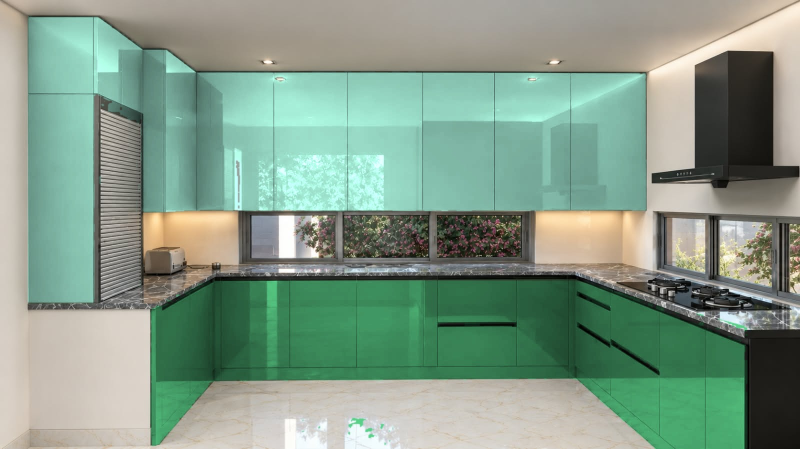
#> input picture 2-Designs/Kitchen/Kitchen - Advance 626 Dream Green + 676 Aqua Green - view 1.jpg, 1600 x 898 px (shown at 1/2 size); its folder holds 2 pictures in this run
$ python make_picture_pdf.py
#> lines starting #> are read from the running program, lines starting #| are printed output that depends on the picture
### 2-Designs/Owner Drawings/render_5door.py
"""Picture only: each bedroom wardrobe with 5 doors (+5 loft doors) in the same colours / L-U pattern."""
import os
import matplotlib; matplotlib.use("Agg")
import matplotlib.pyplot as plt
from matplotlib.patches import Rectangle

HERE = os.path.dirname(os.path.abspath(__file__))
HEX = {"27173": "#77a99b", "21125": "#9b6638", "27292": "#d9cdd2", "27262": "#075f7f",
       "21433": "#035f33", "21457": "#f7cd0b", "21462": "#a994c7", "21452": "#5c2568"}
# room: (title, box width, total height, main, accent, accent doors (1-based), drawer doors (under these), door above drawers accent?)
ROOMS = [
    ("GF BEDROOM", 2526, 2857, "27173 LV Seaglass", "21125 Sunburn", [2, 4], [3], False),
    ("1ST FLOOR M.BEDROOM", 2349, 2905, "27292 LV Mink", "27262 LV Peacock", [2, 5], [3], False),
    ("1ST FLOOR BEDROOM 2", 2319, 2895, "21433 SF Neo Banana Leaf", "21457 SF Aspen Gold", [2, 4], [4, 5], True),
    ("2ND FLOOR BEDROOM", 2349, 2825, "21462 SF Lavendura", "21452 SF Prism Violet", [2, 4], [4, 5], True),
]
BASE, BOX, DRAWER = 80, 2000, 400
GLASS_DOOR = 3          # owner: centre door = glass (aluminium frame)


def glass(ax, x, y, w, h, lam):
    """laminate door (colour = lam) with a glass panel inset; laminate border shows all round"""
    f = 90
    ax.add_patch(Rectangle((x, y), w, h, fc=lam, ec="#111", lw=.6))                    # laminate door
    ax.add_patch(Rectangle((x + f, y + f), w - 2 * f, h - 2 * f, fc="#b9d0d6", ec="#555", lw=.8))   # glass
    for k, a in ((0.15, .55), (0.35, .35)):
        ax.plot([x + f + (w - 2 * f) * k, x + f + (w - 2 * f) * (k + 0.3)], [y + f + 40, y + h - f - 40], color="white", lw=5 * a, alpha=.6)
    ax.text(x + w / 2, y + h / 2, "glass", ha="center", va="center", fontsize=6.5, color="#333")


def ink(h):
    r, g, b = (int(h[i:i + 2], 16) for i in (1, 3, 5))
    return "#111" if 0.299 * r + 0.587 * g + 0.114 * b > 140 else "#fff"


def draw(ax, title, W, H, main, acc, acc_doors, drw, above_acc):
    cm, ca = HEX[main.split()[0]], HEX[acc.split()[0]]
    ax.add_patch(Rectangle((-30, -20), W + 60, H + 40, fc="#2b2b2b"))
    n = 5; gap = 2; dw = (W - gap * (n + 1)) / n
    xs = [gap + k * (dw + gap) for k in range(n)]
    ax.add_patch(Rectangle((0, 0), W, BASE - 1, fc=cm, ec="#111", lw=.6))                 # skirting
    for i, x in enumerate(xs, 1):
        a = i in acc_doors
        if i in drw:
            continue
        c = ca if a else cm
        if i == GLASS_DOOR:
            glass(ax, x, BASE + 1, dw, BOX - BASE - 2, c); continue
        ax.add_patch(Rectangle((x, BASE + 1), dw, BOX - BASE - 2, fc=c, ec="#111", lw=.6))
        ax.text(x + dw / 2, BASE + (BOX - BASE) / 2, f"{(acc if a else main).split(' (')[0].replace(' LV ', chr(10) + 'LV ').replace(' SF ', chr(10) + 'SF ')}\n{dw:.0f} wide", ha="center", va="center", fontsize=6.5, color=ink(c))
    # drawer block + door(s) above
    xa, xb = xs[drw[0] - 1], xs[drw[-1] - 1] + dw
    for k in range(2):
        ax.add_patch(Rectangle((xa, BASE + 1 + k * DRAWER / 2), xb - xa, DRAWER / 2 - 2, fc=ca, ec="#111", lw=.6))
    ax.text((xa + xb) / 2, BASE + DRAWER / 2, "2 drawers", ha="center", va="center", fontsize=7, color=ink(ca))
    for j, i in enumerate(drw):
        x = xs[i - 1]
        a = (i in acc_doors) if not above_acc else (j == 0)
        c = ca if a else cm
        if i == GLASS_DOOR:
            glass(ax, x, BASE + DRAWER + 1, dw, BOX - BASE - DRAWER - 2, c); continue
        ax.add_patch(Rectangle((x, BASE + DRAWER + 1), dw, BOX - BASE - DRAWER - 2, fc=c, ec="#111", lw=.6))
    for i, x in enumerate(xs, 1):                                                         # loft doors
        c = ca if (title.startswith("GF") and i in acc_doors) else cm
        ax.add_patch(Rectangle((x, BOX + 1), dw, H - BOX - 2, fc=c, ec="#111", lw=.6))
    ax.text(W / 2, -230, title, ha="center", fontsize=12, weight="bold")
    ax.text(W / 2, -380, f"5 doors (centre door with glass panel) + 5 loft doors  ·  door {dw:.0f} wide  ·  {main} + {acc}", ha="center", fontsize=8)
    ax.set_xlim(-150, W + 150); ax.set_ylim(-450, H + 120); ax.set_aspect("equal"); ax.axis("off")


fig, axs = plt.subplots(1, 4, figsize=(26, 9.5))
for ax, r in zip(axs, ROOMS):
    draw(ax, *r)
fig.suptitle("Mr. Manoker – wardrobes with 5 doors (picture only, same colours)", fontsize=16, weight="bold")
fig.savefig(os.path.join(HERE, "All Bedrooms - 5 doors (picture).png"), dpi=130, bbox_inches="tight")
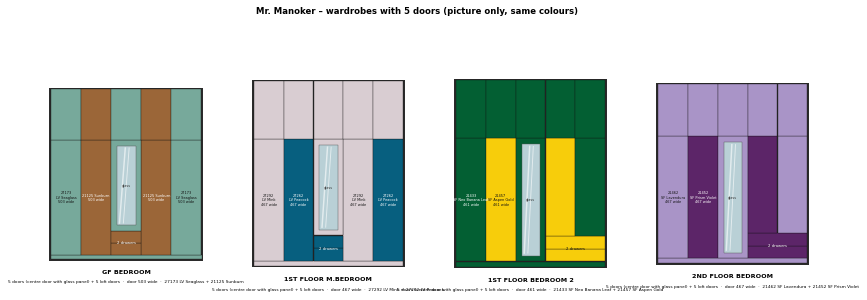
#> figure drawn by matplotlib, 4 panels
print("ok")

### 2-Designs/Owner Drawings/make_picture_pdf.py
"""Pictures-only PDF for the customer: 4 bedroom fronts (5 doors) + 2 kitchen views. One picture per page, small heading."""
import os, time
import matplotlib; matplotlib.use("Agg")
import matplotlib.pyplot as plt
from matplotlib.backends.backend_pdf import PdfPages
import render_5door as r5

HERE = os.path.dirname(os.path.abspath(__file__))
KD = os.path.join(os.path.dirname(HERE), "Kitchen")
r5.HEX["DC687"] = "#46707a"
r5.ROOMS[0] = ("GF BEDROOM", 2526, 2857, "DC687 Foliage Blue (Advance)", "21125 MR+ Sunburn (Merino)", [2, 4], [3], False)
out = os.path.join(HERE, time.strftime("Mr. Manoker - Pictures (wardrobes + kitchen) %H%M.pdf"))
pdf = PdfPages(out)
for r in r5.ROOMS:
    fig = plt.figure(figsize=(11.7, 16.5))
    ax = fig.add_axes([0.05, 0.05, 0.9, 0.85]); r5.draw(ax, *r)
    fig.text(0.5, 0.95, f"Mr. Manoker – {r[0].title()}", ha="center", fontsize=20, weight="bold")
    pdf.savefig(fig); plt.close(fig)
#> this loop made 4 passes
#> pass 1, `pdf.savefig(fig)`:
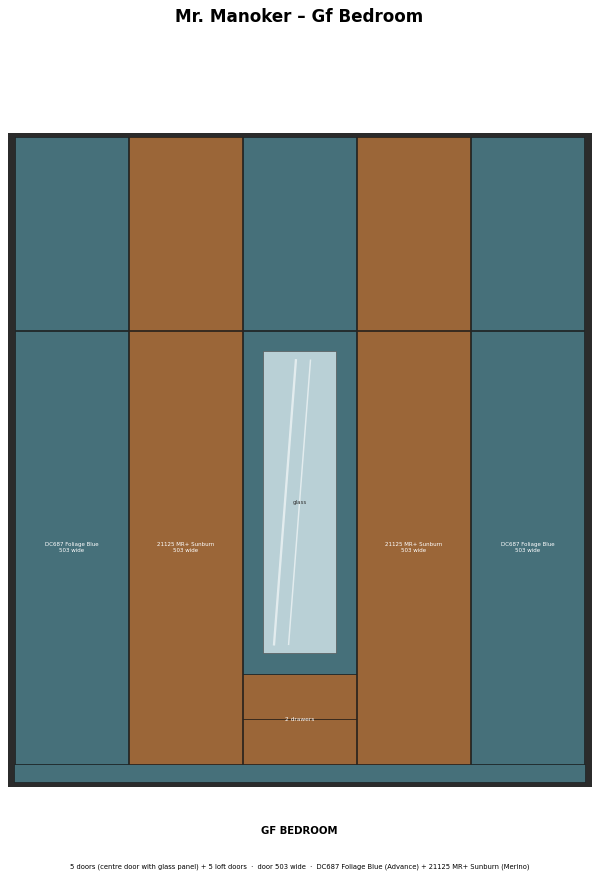
#> figure drawn by matplotlib, 1 panel
#> pass 2, `pdf.savefig(fig)`:
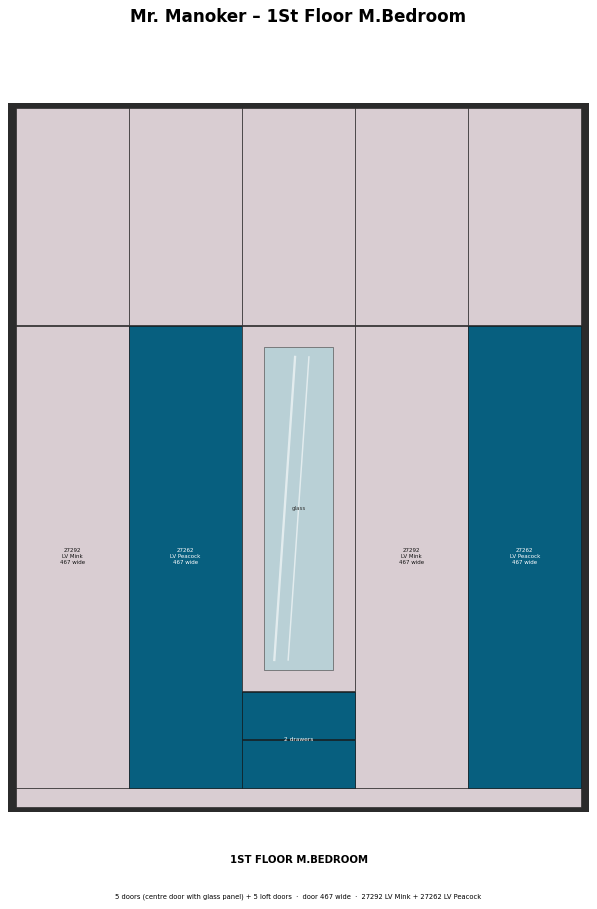
#> figure drawn by matplotlib, 1 panel
for k in (1, 2):
    fig = plt.figure(figsize=(16.5, 11.7))
    ax = fig.add_axes([0.03, 0.08, 0.94, 0.8])
    ax.imshow(plt.imread(os.path.join(KD, f"Kitchen - Advance 626 Dream Green + 676 Aqua Green - view {k}.jpg"))); ax.axis("off")
    fig.text(0.5, 0.93, f"Mr. Manoker – Kitchen (view {k})", ha="center", fontsize=20, weight="bold")
    fig.text(0.5, 0.04, "Top: 676 Aqua Green  ·  Bottom: 626 DG Dream Green  (Advance)", ha="center", fontsize=12)
    pdf.savefig(fig); plt.close(fig)
pdf.close()
print("saved", out)
